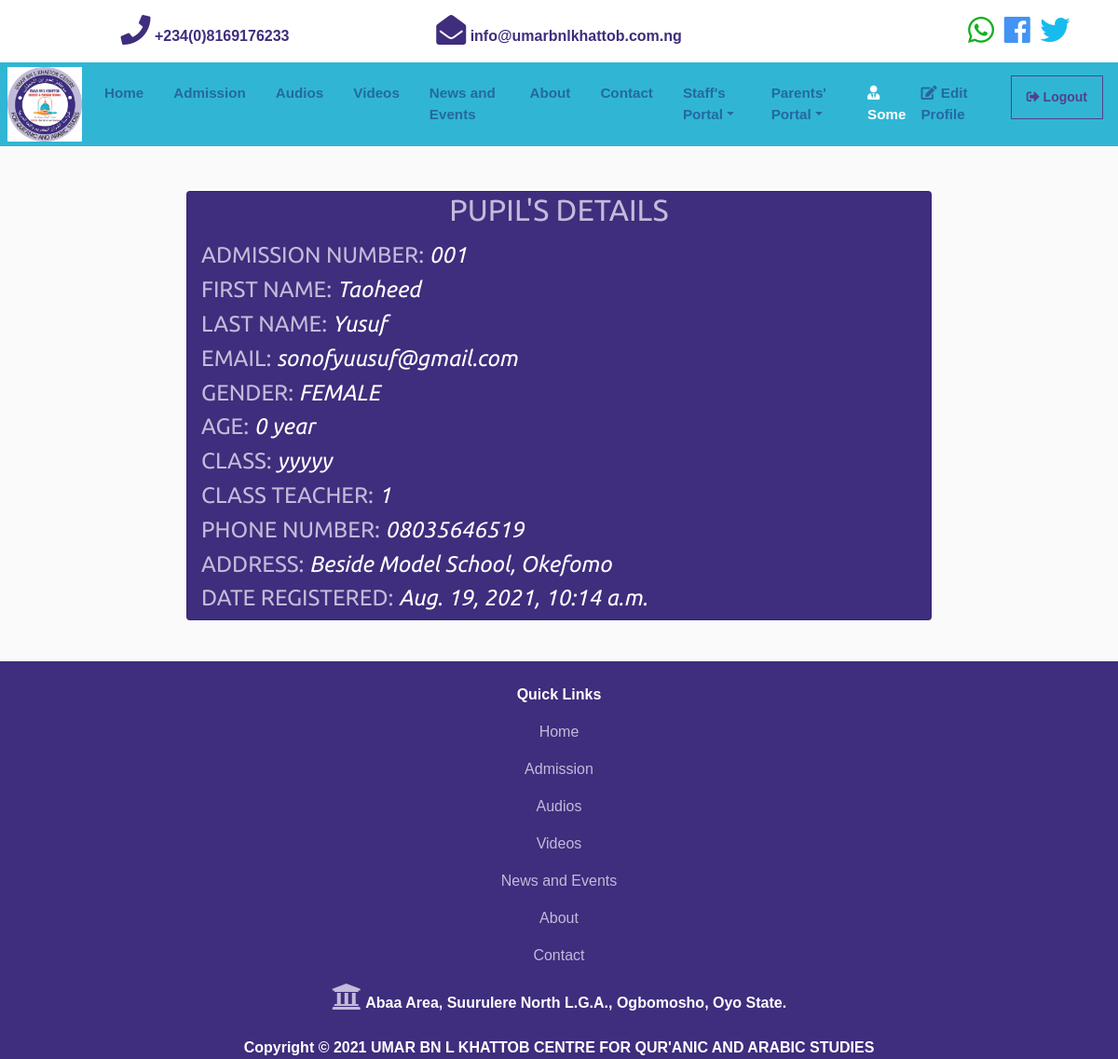
Screenshot of /pupils/1/ (signed in) with the database file from the repository.
### records/models.py (models this page shows, shortened)
class Pupil(models.Model):
    GENDER_CHOICES = [
		('MALE','MALE'),
		('FEMALE', 'FEMALE')
	]
    ROLE_CHOICES = [
        ('Pupil', 'Pupil'),
        ('Student', 'Student'),
		('Staff', 'Staff'),
    ]
    user = models.OneToOneField(settings.AUTH_USER_MODEL, on_delete=models.SET_NULL, null=True)
    phone_number = models.CharField(max_length=20, unique=False, null=True, verbose_name="Phone Number")
    gender = models.CharField(max_length=6, choices=GENDER_CHOICES, null=True)
    dob = models.DateField(blank=True, null=True, verbose_name="Date of Birth")
    classe = models.ForeignKey(Class, on_delete=models.SET_NULL, null=True, verbose_name="Class")
    address = models.CharField(max_length=200, null=True)
    role = models.CharField(max_length=20, choices=ROLE_CHOICES, default='Pupil', null=True)
    photograph = models.ImageField(upload_to='pupil_img/%Y/%m/%d', null=True, blank=True, verbose_name="Pupil's Photograph")
    created = models.DateTimeField(auto_now_add=True, null=True)
    updated = models.DateTimeField(auto_now=True, null=True)
    def age(self):
        today = date.today()
        return today.year - self.dob.year - ((today.month, today.day) < (self.dob.month, self.dob.day))
    class Meta:
        ordering = ('user__username',)

class Class(models.Model):
    name = models.CharField(max_length=20, null=True)
    teacher = models.ForeignKey(Teacher, on_delete=models.SET_NULL, null=True)
    signature = models.ImageField(upload_to='signature_img/%Y/%m/%d', null=True, blank=True, verbose_name="Class Teacher's Signature")
    created = models.DateTimeField(auto_now_add=True, null=True)
    updated = models.DateTimeField(auto_now=True, null=True)
    def __str__(self):
        try:
            return str(self.name)
        except:
            return str(self.id)
    class Meta:
        ordering = ('name',)
        verbose_name = 'Class'
        verbose_name_plural = 'Classes'

### staff/models.py (models this page shows, shortened)
class Teacher(models.Model):
    GENDER_CHOICES = [
		('Male','Male'),
		('Female', 'Female')
	]
    ROLE_CHOICES = [
        ('Pupil', 'Pupil'),
		('Staff', 'Staff'),
    ]
    user = models.OneToOneField(settings.AUTH_USER_MODEL, on_delete=models.SET_NULL, null=True)
    phone_number = models.CharField(max_length=20, unique=False, null=True)
    gender = models.CharField(max_length=6, choices=GENDER_CHOICES, null=True)
    dob = models.DateField(blank=True, null=True)
    address = models.CharField(max_length=200, null=True)
    role = models.CharField(max_length=20, choices=ROLE_CHOICES, default='Pupil', null=True)
    created = models.DateTimeField(auto_now_add=True, null=True)
    updated = models.DateTimeField(auto_now=True, null=True)
    def __str__(self):
        try:
            if self.gender == "Male":
                return "Mr " + str(self.user.first_name) + " " + str(self.user.last_name)
            else:
                return "Mrs " + str(self.user.last_name)
        except:
            return str(self.id)
    class Meta:
        ordering = ('-created',)

### records/views.py (the view)
# urls.py: path('pupils/<str:pk>/', views.showPupil, name='show_pupil'),
@login_required
def showPupil(request, pk, **kwargs):
    pupil = Pupil.objects.get(id=pk)
    context = {'pupil': pupil}
    return render(request, 'records/pupil_detail.html', context)

### templates/records/pupil_detail.html (shortened to what this page needs)
{% extends 'base.html' %}
{% load static %}
{% block content %}
<br>
<div class="d-flex justify-content-center ">
  <div class="card card-block bg-primary text-white form-group col-md-8">
    <h2 class="form-group text-center text-warning">PUPIL'S DETAILS</h2>
    <h4 class="text-warning">ADMISSION NUMBER: <i class="text-white"> {{pupil.user.username}}</i></h4>
    <h4 class="text-warning">FIRST NAME: <i class="text-white"> {{pupil.user.first_name}}</i></h4>
    <h4 class="text-warning">LAST NAME: <i class="text-white"> {{pupil.user.last_name}}</i></h4>
    <h4 class="text-warning">EMAIL: <i class="text-white"> {{pupil.user.email}}</i></h4>
    <h4 class="text-warning">GENDER: <i class="text-white"> {{pupil.gender}}</i></h4>
    {% if pupil.age > 1 %}
    <h4 class="text-warning">AGE: <i class="text-white"> {{pupil.age}} years</i></h4>
    {% else %}
    <h4 class="text-warning">AGE: <i class="text-white"> {{pupil.age}} year</i></h4>
    {% endif %}
    <h4 class="text-warning">CLASS: <i class="text-white"> {{pupil.classe}}</i></h4>
    <h4 class="text-warning">CLASS TEACHER: <i class="text-white"> {{pupil.classe.teacher}}</i></h4>
    <h4 class="text-warning">PHONE NUMBER: <i class="text-white"> {{pupil.phone_number}}</i></h4>
    <h4 class="text-warning">ADDRESS: <i class="text-white"> {{pupil.address}}</i></h4>
    <h4 class="text-warning">DATE REGISTERED: <i class="text-white"> {{pupil.created}}</i></h4>
  </div>
</div>
  <br>
{% endblock content %}

### templates/partials/_navbar.html (shortened to what this page needs)
{% load static %}
<nav class="p-0 navbar navbar-expand-lg navbar-dark bg-light_blue sticky-top">
  <a class="ml-2 navbar-brand" href="{% url 'index' %}">
    <img src="{% static 'img/logo.jpg' %}" width="50" height="80" class="logo" alt="Umar Logo">
  </a>
  <div class="collapse navbar-collapse" id="navbarNavAltMarkup">
    <ul class="navbar-nav">
      <li
        {% if '/' == request.path %}
          class="nav-item active mr-3"
        {% else %}
          class="nav-item mr-3"
        {% endif %}
      >
        <a class="nav-link" href="{% url 'index' %}"><strong>Home</strong></a>
      </li>
      <li
        {% if 'admission' in request.path %}
          class="nav-item active mr-3"
        {% else %}
          class="nav-item mr-3"
        {% endif %}
      >
        <a class="nav-link" href="{% url 'admission' %}"><strong>Admission</strong></a>
      </li>
      <li
        {% if 'audios' in request.path %}
          class="nav-item active mr-3"
        {% else %}
          class="nav-item mr-3"
        {% endif %}
      >
        <a class="nav-link" href="{% url 'audios' %}"><strong>Audios</strong></a>
      </li>
      <li
        {% if 'videos' in request.path %}
          class="nav-item active mr-3"
        {% else %}
          class="nav-item mr-3"
        {% endif %}
      >
        <a class="nav-link" href="{% url 'videos' %}"><strong>Videos</strong></a>
      </li>
      <li
        {% if 'news-and-events' in request.path %}
          class="nav-item active mr-3"
        {% else %}
          class="nav-item mr-3"
        {% endif %}
      >
        <a class="nav-link" href="{% url 'events' %}"><strong>News and Events</strong></a>
      </li>
      <li
        {% if 'about' in request.path %}
          class="nav-item active mr-3"
        {% else %}
          class="nav-item mr-3"
        {% endif %}
      >
        <a class="nav-link" href="{% url 'about' %}"><strong>About</strong></a>
      </li>
      <li
        {% if 'contact' in request.path %}
          class="nav-item active mr-3"
        {% else %}
          class="nav-item mr-3"
        {% endif %}
      >
        <a class="nav-link" href="{% url 'contact' %}"><strong>Contact</strong></a>
      </li>
      {% if user.is_authenticated %}
      <li
        {% if 'staff' in request.path %}
          class="nav-item active dropdown mr-3"
        {% else %}
          class="nav-item dropdown mr-3"
        {% endif %}
      >
        <a class="nav-link dropdown-toggle" href="#" id="navbarDropdownMenuLink" data-toggle="dropdown" aria-haspopup="true" aria-expanded="false"><strong>Staff's Portal</strong></a>
      </li>
      <li
        {% if 'parents' in request.path %}
          class="nav-item active dropdown mr-3"
        {% else %}
          class="nav-item dropdown mr-3"
        {% endif %}
      >
        <a class="nav-link dropdown-toggle" href="#" id="navbarDropdownMenuLink" data-toggle="dropdown" aria-haspopup="true" aria-expanded="false"><strong>Parents' Portal</strong></a>
      </li>
      {% endif %}
    </ul>
    <ul class="navbar-nav ml-auto">
      {% if user.is_authenticated %}
      <li
      >
        <a class="nav-link" href=""><strong><span class="text-white"><i class="fas fa-user-tie fa-1x"></i> {{user.first_name}}</span></strong></a>
      </li>
      <li
        {% if 'edit-profile' in request.path %}
          class="nav-item active mr-3"
        {% else %}
          class="nav-item mr-3"
        {% endif %}
      >
        <a class="nav-link" href="{% url 'edit_profile' %}"><strong><i class="fas fa-edit fa-1x"></i> Edit Profile</strong></a>
      </li>
      <li
        {% if 'logout' in request.path %}
          class="nav-item active mr-3"
        {% else %}
          class="nav-item mr-3"
        {% endif %}
      >
        <button class="btn btn-outline-primary btn-sm"><a class="nav-link" href="{% url 'logout' %}">
          <i class="fas fa-sign-out-alt text-primary"></i> <strong class="text-primary">Logout</strong></a></button>
      </li>
    {% endif %}
    </ul>
  </div>
</nav>

### umar/static/css/all.css (style rules this page uses)
.fa, .fas, .far, .fal, .fab { -moz-osx-font-smoothing: grayscale; -webkit-font-smoothing: antialiased; display: inline-block; font-style: normal; font-variant: normal; text-rendering: auto; line-height: 1; }
.fa-1x { font-size: 1em; }
.fa-edit:before { content: "\f044"; }
.fa-sign-out-alt:before { content: "\f2f5"; }
.fa-user-tie:before { content: "\f508"; }
.fa, .fas { font-family: 'Font Awesome 5 Free'; font-weight: 900; }

### umar/static/css/base.css (style rules this page uses)
body { margin:0; padding:0; font-family:helvetica, sans-serif; }
h1, h2, h3, h4, h5 , h6 { font-family: 'Ubuntu', sans-serif; font-weight:normal; }
a { text-decoration:none; color:#057a1a; }

### umar/static/css/style.css (style rules this page uses)
img { width: 100%; }
.logo { width: 80px; }
.navbar { opacity: 0.9; }
.bg-light_blue { background-color: #1aafd0 !important; }
body { background-color: hsl(0, 0%, 98%); }
.btn { border-radius: 0; }

### rows the page displays
Pupil: user.username "001", user.first_name "Taoheed", user.last_name "Yusuf", user.email "sonofyuusuf@gmail.com", gender "FEMALE", age "0", classe "yyyyy", classe.teacher "1", phone_number "08035646519", address "Beside Model School, Okefomo", created "Aug. 19, 2021, 10:14 a.m."

### other values shown
{{ user.first_name }} "Some"
